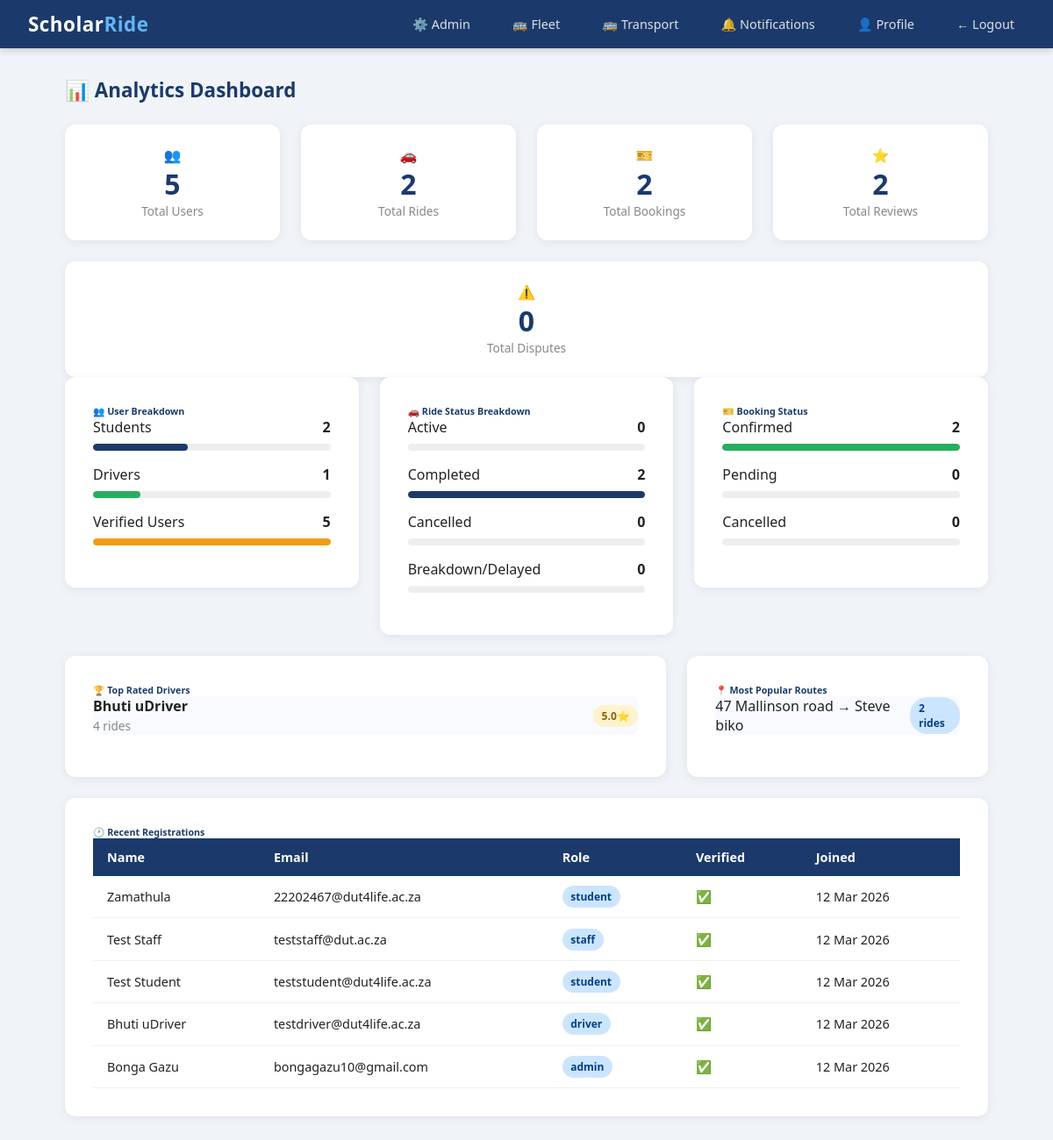
/admin/analytics (signed in), run on the app's committed database.
### scholar_ride/models.py (models this page shows)
class User(db.Model, UserMixin):
    id = db.Column(db.Integer, primary_key=True)
    student_number = db.Column(db.String(20), unique=True, nullable=True)
    staff_number = db.Column(db.String(20), unique=True, nullable=True)
    full_name = db.Column(db.String(100), nullable=False)
    email = db.Column(db.String(120), unique=True, nullable=False)
    phone = db.Column(db.String(20), nullable=False)
    password_hash = db.Column(db.String(128), nullable=False)
    role = db.Column(db.String(20), default='student')
    department = db.Column(db.String(100), nullable=True)
    verified = db.Column(db.Boolean, default=False)
    approval_status = db.Column(db.String(20), default='pending')
    otp = db.Column(db.String(6), nullable=True)
    created_at = db.Column(db.DateTime, default=datetime.utcnow)
    rides = db.relationship('Ride', backref='driver', lazy=True)
    bookings = db.relationship('Booking', backref='student', lazy=True)

### scholar_ride/routes/admin.py (the view)
@admin.route('/admin/analytics')
@login_required
@admin_required
def analytics():
    from scholar_ride.models import Review
    from sqlalchemy import func
    total_users = User.query.count()
    total_rides = Ride.query.count()
    total_bookings = Booking.query.count()
    total_reviews = Review.query.count()
    total_disputes = Dispute.query.count()
    student_count = User.query.filter_by(role='student').count()
    driver_count = User.query.filter_by(role='driver').count()
    staff_count = User.query.filter_by(role='staff').count()
    verified_count = User.query.filter_by(verified=True).count()
    pending_count = User.query.filter_by(approval_status='pending').count()
    active_rides = Ride.query.filter_by(status='active').count()
    completed_rides = Ride.query.filter_by(status='completed').count()
    cancelled_rides = Ride.query.filter_by(status='cancelled').count()
    breakdown_rides = Ride.query.filter(Ride.status.in_(['breakdown', 'delayed'])).count()
    confirmed_bookings = Booking.query.filter_by(status='confirmed').count()
    pending_bookings = Booking.query.filter_by(status='pending').count()
    cancelled_bookings = Booking.query.filter_by(status='cancelled').count()
    top_drivers_raw = db.session.query(
        User,
        func.avg(Review.rating).label('avg_rating'),
        func.count(Ride.id).label('ride_count')
    ).join(Review, Review.driver_id == User.id)\
     .join(Ride, Ride.driver_id == User.id)\
     .group_by(User.id)\
     .order_by(func.avg(Review.rating).desc())\
     .limit(5).all()
    top_drivers = []
    for driver, avg_rating, ride_count in top_drivers_raw:
        driver.avg_rating = round(avg_rating, 1)
        driver.ride_count = ride_count
        top_drivers.append(driver)
    popular_routes = db.session.query(
        Ride.origin,
        Ride.destination,
        func.count(Ride.id).label('count')
    ).group_by(Ride.origin, Ride.destination)\
     .order_by(func.count(Ride.id).desc())\
     .limit(5).all()
    recent_users = User.query.order_by(User.created_at.desc()).limit(10).all()
    return render_template('admin/analytics.html',
        total_users=total_users,
        total_rides=total_rides,
        total_bookings=total_bookings,
        total_reviews=total_reviews,
        total_disputes=total_disputes,
        student_count=student_count,
        driver_count=driver_count,
        staff_count=staff_count,
        verified_count=verified_count,
        pending_count=pending_count,
        active_rides=active_rides,
        completed_rides=completed_rides,
        cancelled_rides=cancelled_rides,
        breakdown_rides=breakdown_rides,
        confirmed_bookings=confirmed_bookings,
        pending_bookings=pending_bookings,
        cancelled_bookings=cancelled_bookings,
        top_drivers=top_drivers,
        popular_routes=popular_routes,
        recent_users=recent_users
    )

### scholar_ride/models.py (called while the page is built)
@login_manager.user_loader
def load_user(user_id):
    return User.query.get(int(user_id))

### scholar_ride/routes/admin.py (called while the page is built)
def admin_required(f):
    from functools import wraps
    @wraps(f)
    def decorated(*args, **kwargs):
        if not current_user.is_authenticated or current_user.role != 'admin':
            flash('Admin access required.', 'danger')
            return redirect('/rides')
        return f(*args, **kwargs)
    return decorated

### scholar_ride/templates/admin/analytics.html (shortened to what this page needs)
{% extends "base.html" %}
{% block content %}
<div class="page-header">
    <h4>📊 Analytics Dashboard</h4>
</div>
<div class="row mb-4">
    <div class="col">
        <div class="stat-card">
            <div class="stat-icon">👥</div>
            <div class="stat-number">{{ total_users }}</div>
            <div class="stat-label">Total Users</div>
        </div>
    </div>
    <div class="col">
        <div class="stat-card">
            <div class="stat-icon">🚗</div>
            <div class="stat-number">{{ total_rides }}</div>
            <div class="stat-label">Total Rides</div>
        </div>
    </div>
    <div class="col">
        <div class="stat-card">
            <div class="stat-icon">🎫</div>
            <div class="stat-number">{{ total_bookings }}</div>
            <div class="stat-label">Total Bookings</div>
        </div>
    </div>
    <div class="col">
        <div class="stat-card">
            <div class="stat-icon">⭐</div>
            <div class="stat-number">{{ total_reviews }}</div>
            <div class="stat-label">Total Reviews</div>
        </div>
    </div>
    <div class="col">
        <div class="stat-card">
            <div class="stat-icon">⚠️</div>
            <div class="stat-number">{{ total_disputes }}</div>
            <div class="stat-label">Total Disputes</div>
        </div>
    </div>
</div>
<div class="row mb-4">
    <div class="col">
        <div class="card p-3">
            <h6 style="color:#1B3A6B;" class="mb-3">👥 User Breakdown</h6>
            <div class="mb-2">
                <div class="d-flex justify-between mb-1">
                    <span>Students</span>
                    <strong>{{ student_count }}</strong>
                </div>
                <div class="sr-bar">
                    <div class="sr-bar-fill" style="width:{{ (student_count / total_users * 100) if total_users > 0 else 0 }}%; background:#1B3A6B;"></div>
                </div>
            </div>
            <div class="mb-2">
                <div class="d-flex justify-between mb-1">
                    <span>Drivers</span>
                    <strong>{{ driver_count }}</strong>
                </div>
                <div class="sr-bar">
                    <div class="sr-bar-fill" style="width:{{ (driver_count / total_users * 100) if total_users > 0 else 0 }}%; background:#27ae60;"></div>
                </div>
            </div>
            <div class="mb-2">
                <div class="d-flex justify-between mb-1">
                    <span>Verified Users</span>
                    <strong>{{ verified_count }}</strong>
                </div>
                <div class="sr-bar">
                    <div class="sr-bar-fill" style="width:{{ (verified_count / total_users * 100) if total_users > 0 else 0 }}%; background:#f39c12;"></div>
                </div>
            </div>
        </div>
    </div>
    <div class="col">
        <div class="card p-3">
            <h6 style="color:#1B3A6B;" class="mb-3">🚗 Ride Status Breakdown</h6>
            <div class="mb-2">
                <div class="d-flex justify-between mb-1">
                    <span>Active</span>
                    <strong>{{ active_rides }}</strong>
                </div>
                <div class="sr-bar">
                </div>
            </div>
            <div class="mb-2">
                <div class="d-flex justify-between mb-1">
                    <span>Completed</span>
                    <strong>{{ completed_rides }}</strong>
                </div>
                <div class="sr-bar">
                    <div class="sr-bar-fill" style="width:{{ (completed_rides / total_rides * 100) if total_rides > 0 else 0 }}%; background:#1B3A6B;"></div>
                </div>
            </div>
            <div class="mb-2">
                <div class="d-flex justify-between mb-1">
                    <span>Cancelled</span>
                    <strong>{{ cancelled_rides }}</strong>
                </div>
                <div class="sr-bar">
                </div>
            </div>
            <div class="mb-2">
                <div class="d-flex justify-between mb-1">
                    <span>Breakdown/Delayed</span>
                    <strong>{{ breakdown_rides }}</strong>
                </div>
                <div class="sr-bar">
                </div>
            </div>
        </div>
    </div>
    <div class="col">
        <div class="card p-3">
            <h6 style="color:#1B3A6B;" class="mb-3">🎫 Booking Status</h6>
            <div class="mb-2">
                <div class="d-flex justify-between mb-1">
                    <span>Confirmed</span>
                    <strong>{{ confirmed_bookings }}</strong>
                </div>
                <div class="sr-bar">
                    <div class="sr-bar-fill" style="width:{{ (confirmed_bookings / total_bookings * 100) if total_bookings > 0 else 0 }}%; background:#27ae60;"></div>
                </div>
            </div>
            <div class="mb-2">
                <div class="d-flex justify-between mb-1">
                    <span>Pending</span>
                    <strong>{{ pending_bookings }}</strong>
                </div>
                <div class="sr-bar">
                </div>
            </div>
            <div class="mb-2">
                <div class="d-flex justify-between mb-1">
                    <span>Cancelled</span>
                    <strong>{{ cancelled_bookings }}</strong>
                </div>
                <div class="sr-bar">
                </div>
            </div>
        </div>
    </div>
</div>
<div class="row mb-4">
    <div class="col-2">
        <div class="card p-3">
            <h6 style="color:#1B3A6B;" class="mb-3">🏆 Top Rated Drivers</h6>
            {% if top_drivers %}
                {% for driver in top_drivers %}
                <div class="d-flex justify-between align-center mb-2 p-2" style="background:#f8faff; border-radius:8px;">
                    <div>
                        <strong>{{ driver.full_name }}</strong><br>
                        <small class="text-muted">{{ driver.ride_count }} rides</small>
                    </div>
                    <span class="badge badge-warning">{{ driver.avg_rating }}⭐</span>
                </div>
                {% endfor %}
            {% else %}
                <p class="text-muted">No reviews yet.</p>
            {% endif %}
        </div>
    </div>
    <div class="col">
        <div class="card p-3">
            <h6 style="color:#1B3A6B;" class="mb-3">📍 Most Popular Routes</h6>
            {% if popular_routes %}
                {% for route in popular_routes %}
                <div class="d-flex justify-between align-center mb-2 p-2" style="background:#f8faff; border-radius:8px;">
                    <span>{{ route.origin }} → {{ route.destination }}</span>
                    <span class="badge badge-primary">{{ route.count }} rides</span>
                </div>
                {% endfor %}
            {% else %}
                <p class="text-muted">No rides yet.</p>
            {% endif %}
        </div>
    </div>
</div>
<div class="card p-3 mb-4">
    <h6 style="color:#1B3A6B;" class="mb-3">🕐 Recent Registrations</h6>
    <table>
        <thead>
            <tr>
                <th>Name</th>
                <th>Email</th>
                <th>Role</th>
                <th>Verified</th>
                <th>Joined</th>
            </tr>
        </thead>
        <tbody>
            {% for user in recent_users %}
            <tr>
                <td>{{ user.full_name }}</td>
                <td>{{ user.email }}</td>
                <td><span class="badge badge-primary">{{ user.role }}</span></td>
                <td>{% if user.verified %}✅{% else %}❌{% endif %}</td>
                <td>{{ user.created_at.strftime('%d %b %Y') }}</td>
            </tr>
            {% endfor %}
        </tbody>
    </table>
</div>
{% endblock %}

### scholar_ride/templates/base.html (style rules this page uses)
*, *::before, *::after { box-sizing: border-box; margin: 0; padding: 0; }
body { font-family: 'Segoe UI', Tahoma, Geneva, Verdana, sans-serif; background: #f0f4f8; color: #222; }
.card { background: white; border-radius: 12px; box-shadow: 0 2px 12px rgba(0,0,0,0.07); padding: 2rem; margin-bottom: 1.5rem; }
.badge { display: inline-block; padding: 0.25rem 0.6rem; border-radius: 20px; font-size: 0.75rem; font-weight: 700; }
.badge-warning { background: #fff3cd; color: #856404; }
.badge-primary { background: #cce5ff; color: #004085; }
.row { display: flex; flex-wrap: wrap; gap: 1.5rem; }
.col { flex: 1; min-width: 200px; }
.col-2 { flex: 2; min-width: 300px; }
table { width: 100%; border-collapse: collapse; font-size: 0.9rem; }
th { background: #1B3A6B; color: white; padding: 0.75rem 1rem; text-align: left; font-weight: 600; }
td { padding: 0.7rem 1rem; border-bottom: 1px solid #f0f0f0; }
.stat-card { background: white; border-radius: 12px; padding: 1.5rem; text-align: center; box-shadow: 0 2px 12px rgba(0,0,0,0.07); }
.stat-card .stat-number { font-size: 2rem; font-weight: 700; color: #1B3A6B; }
.stat-card .stat-label { color: #888; font-size: 0.85rem; }
.text-muted { color: #888; font-size: 0.85rem; }
.mb-1 { margin-bottom: 0.5rem; }
.mb-2 { margin-bottom: 1rem; }
.d-flex { display: flex; }
.justify-between { justify-content: space-between; }
.align-center { align-items: center; }
.page-header { margin-bottom: 1.5rem; }
.page-header h4 { color: #1B3A6B; font-size: 1.4rem; font-weight: 700; }
.sr-bar { background: #eee; border-radius: 20px; height: 8px; overflow: hidden; }
.sr-bar-fill { height: 100%; border-radius: 20px; transition: width 0.6s ease; }

### data on the page
User: full_name "Bhuti uDriver", ride_count "4", avg_rating "5.0", email "testdriver@dut4life.ac.za", role "driver", created_at "12 Mar 2026"
User: full_name "Zamathula", email "22202467@dut4life.ac.za", role "student", created_at "12 Mar 2026"
User: full_name "Test Staff", email "teststaff@dut.ac.za", role "staff", created_at "12 Mar 2026"
User: full_name "Test Student", email "teststudent@dut4life.ac.za", role "student", created_at "12 Mar 2026"
User: full_name "Bonga Gazu", email "bongagazu10@gmail.com", role "admin", created_at "12 Mar 2026"

### other printed values
{{ total_users }} "5"
{{ total_rides }} "2"
{{ total_bookings }} "2"
{{ total_reviews }} "2"
{{ total_disputes }} "0"
{{ student_count }} "2"
{{ driver_count }} "1"
{{ verified_count }} "5"
{{ active_rides }} "0"
{{ completed_rides }} "2"
{{ cancelled_rides }} "0"
{{ breakdown_rides }} "0"
{{ confirmed_bookings }} "2"
{{ pending_bookings }} "0"
{{ cancelled_bookings }} "0"
